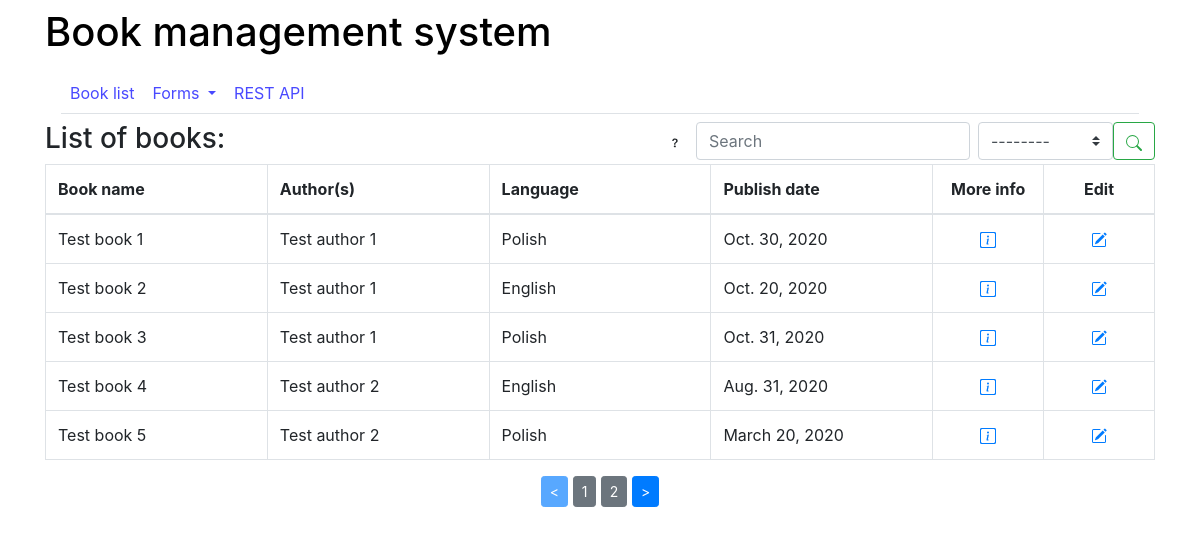
The page /book_list on the database its author committed.
### bookManagement/models.py (models this page shows)
class Book(models.Model):
    title = models.CharField(max_length = 50)
    authors = models.CharField(max_length = 50)
    publishedDate = models.DateField(help_text = "Use 'yyyy-mm-dd' date format. For example '2020-10-30'.")
    isbnType = models.CharField(max_length = 7, choices = ISBN_TYPE_CHOICES, help_text = "Choose type of ISBN normalization you want to use.")
    isbnId = models.CharField(max_length = 17, help_text = "Insert ISBN ID compatible with type you have chosen. For example (for ISBN-13): 978-2-1234-5680-3 or 9782123456803.")
    pageCount = models.PositiveIntegerField()
    image = models.URLField()
    language = models.CharField(max_length = 50)

### bookManagement/views.py (the view)
# urls.py: path('book_list', views.book_list, name='book_list'),
def book_list(request):
    try:
        book_list = Book.objects.all()
        page = request.GET.get('page', 1)
        paginator = Paginator(book_list, 5)
        try:
            books = paginator.page(page)
        except PageNotAnInteger:
            books = paginator.page(1)
        except EmptyPage:
            books = paginator.page(paginator.num_pages)
        return render(request, 'book_list.html', { 'books': books })
    except Exception as exception:
        error = "Something went wrong. If error occurs often please send error message contained below to administator."
        error_message = str(exception)
        return render(request, 'error.html', {'em':error_message, 'e':error})

### bookManagement/templates/book_list.html (shortened to what this page needs)
{% extends 'base.html' %}
{% block content %}
<div class="container">
    <div class="row">
        <div class="col">
            <h3>List of books:</h3>
        </div>
        <div class="col">
            <form method="GET" action="{% url 'book_search' %}"  role="form" class="form-inline float-right">
                <a type="button" class="btn btn-outline my-2 my-sm-0" data-toggle="modal" href="#ModalQuestionmark"></button>
                </a>
                <input class="form-control mr-sm-2" type="text" placeholder='Search' id="searchPlaceholder" aria-label="Search" name="keyword">
                <select class="browser-default custom-select" name="parameter">
                    <option selected="">--------</option>
                </select>
                <button class="btn btn-outline-success my-2 my-sm-0" type="submit">
                </button>
            </form>
        </div>
    </div>
    <div class="row" id="books">
        {% if books %}
            <div class="col-sm">
            <table class="table table-bordered">
                <thead>
                    <tr>
                        <th style="width: 20%">Book name</th>
                        <th style="width: 20%">Author(s)</th>
                        <th style="width: 20%">Language</th>
                        <th style="width: 20%">Publish date</th>
                        <th style="width: 10%" class="text-center">More info</th>
                        <th style="width: 10%" class="text-center">Edit</th>
                    </tr>
                </thead>
                <tbody>
                {% for book in books %}
                    <tr>
                        <td>{{ book.title }}</td>
                        <td>{{ book.authors }}</td>
                        <td>{{ book.language }}</td>
                        <td>{{ book.publishedDate }}</td>
                        <td class="text-center">
                            <a type="button" data-toggle="modal" href="#Modal{{ book.id }}"></button>
                            </a>
                        </td>
                        <td class="text-center">
                            <a href="{% url 'book_edit' book.id %} " type="button">
                            </a>
                        </td>
                    </tr>
                {% endfor %}
                </tbody>
            </table>
        {% else %}
            <div class="col-sm">
                <p>There are books in the system.</p>
            </div>
        {% endif %}
    </div>
</div>
<div class="container">
    <div class="row justify-content-center" id="pagination">
    {% if books.has_other_pages %}
        <div>
            {% if books.has_previous %}
                <a href="?page={{ books.previous_page_number }}" class="btn btn-primary btn-sm">&lt;</a>
            {% else %}
                <button class="btn btn-primary btn-sm disabled">&lt;</button>
            {% endif %}
            {% for i in books.paginator.page_range %}
                {% if packages.number == i %}
                <button class="active btn btn-secondary btn-sm"> {{ i }} <span class="sr-only">(current)</span></button>
                {% else %}
                <a href="?page={{ i }}" class="btn btn-secondary btn-sm"> {{ i }} </a>
                {% endif %}
            {% endfor %}
            {% if books.has_next %}
                <a href="?page={{ books.next_page_number }}" class="btn btn-primary btn-sm">&gt;</a>
            {% else %}
                <button class="btn btn-primary btn-sm disabled">&gt;</button>
            {% endif %}
        </div>
    {% endif %}
    </div>
</div>
{% endblock %}

### rows shown on the page
Book: title "Test book 1", authors "Test author 1", language "Polish", publishedDate "Oct. 30, 2020"
Book: title "Test book 2", authors "Test author 1", language "English", publishedDate "Oct. 20, 2020"
Book: title "Test book 3", authors "Test author 1", language "Polish", publishedDate "Oct. 31, 2020"
Book: title "Test book 4", authors "Test author 2", language "English", publishedDate "Aug. 31, 2020"
Book: title "Test book 5", authors "Test author 2", language "Polish", publishedDate "March 20, 2020"

### other values the page prints
{{ i }} "1" "2"
